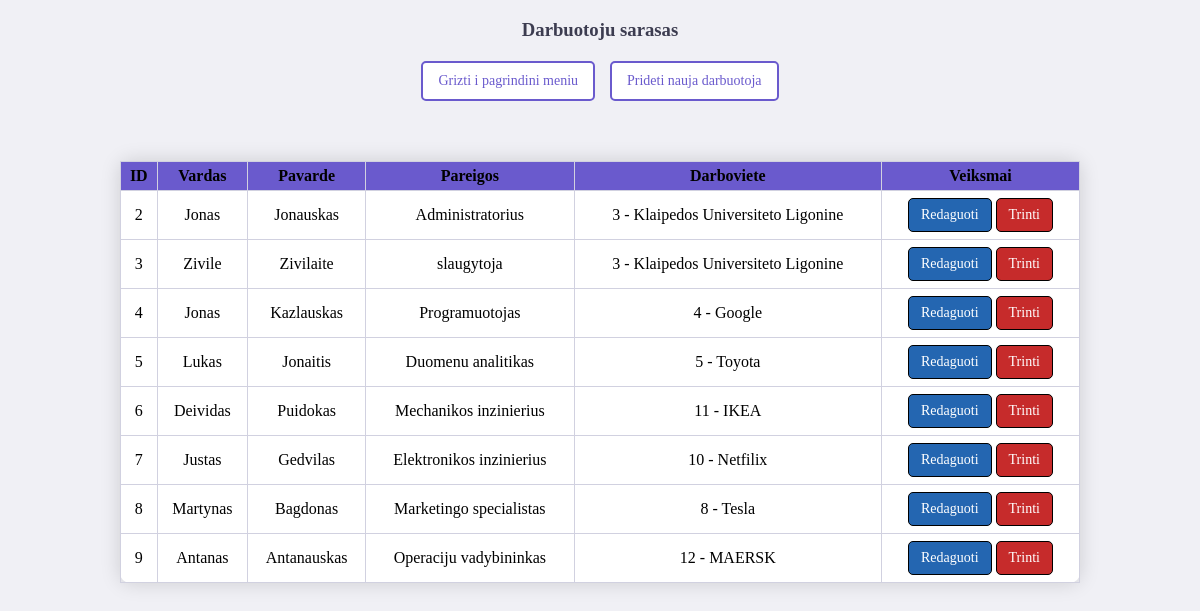
Page /darbuotojai on the earlier database version.
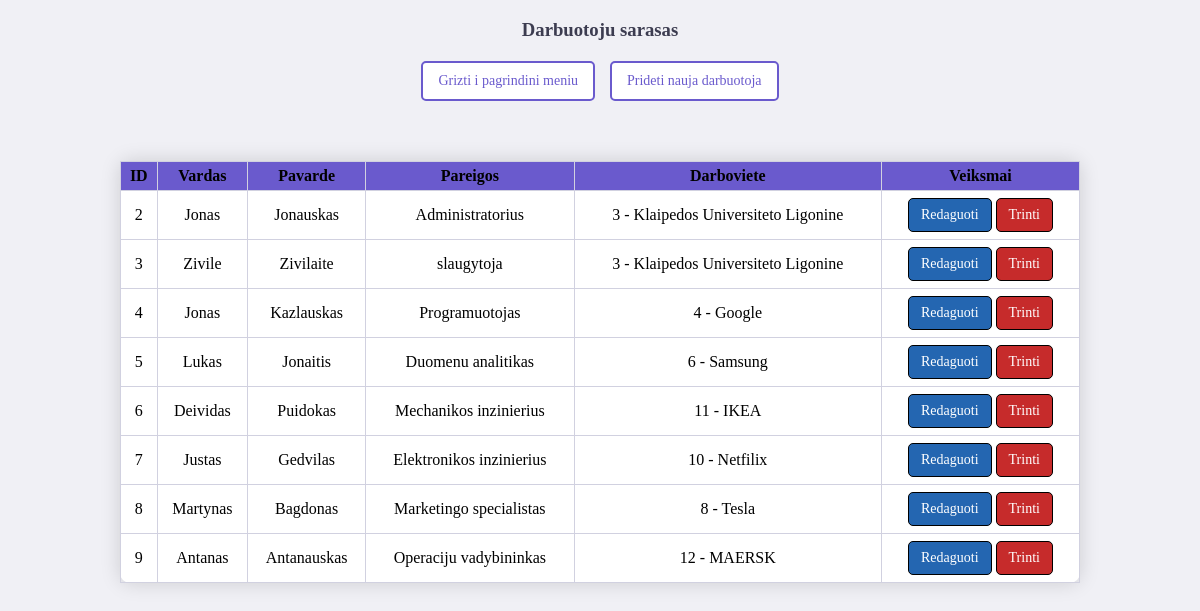
Same page on the later database version.
### app.py (models this page shows, shortened)
class Darbuotojas(db.Model):
    id = db.Column(db.Integer, primary_key=True)
    vardas = db.Column(db.String(50), nullable=False)
    pavarde = db.Column(db.String(50), nullable=False)
    pareigos = db.Column(db.String(50), nullable=False)
    darboviete_id = db.Column(db.Integer, db.ForeignKey('darboviete.id'), nullable=False)

class Darboviete(db.Model):
    id = db.Column(db.Integer, primary_key=True)
    pavadinimas = db.Column(db.String(50), nullable=False)
    miestas = db.Column(db.String(50), nullable=False)
    darbuotojai = db.relationship('Darbuotojas', backref='darboviete', lazy=True)

### app.py (the view)
@app.route('/darbuotojai', methods=['GET'])
def darbuotojai():
    darbuotojai = Darbuotojas.query.all()
    return render_template('darbuotojai.html', darbuotojai=darbuotojai)

### templates/darbuotojai.html (shortened to what this page needs)
<!DOCTYPE html>
<html lang="en">
<head>
    <link rel="stylesheet" href="/static/style.css">
</head>
<body>
<h3>Darbuotoju sarasas</h3>
<div class="buttonContainer">
    <a href="/" class="whiteButton">Grizti i pagrindini meniu</a>
    <a href="/prideti-darbuotoja" class="whiteButton">Prideti nauja darbuotoja</a>
</div>
<br>
<table>
    <thead>
    <tr>
        <th>ID</th>
        <th>Vardas</th>
        <th>Pavarde</th>
        <th>Pareigos</th>
        <th>Darboviete</th>
        <th>Veiksmai</th>
    </tr>
    </thead>
    <tbody>
    {% for darbuotojas in darbuotojai %}
    <tr>
        <td>{{darbuotojas.id}}</td>
        <td>{{darbuotojas.vardas}}</td>
        <td>{{darbuotojas.pavarde}}</td>
        <td>{{darbuotojas.pareigos}}</td>
        <td>{{darbuotojas.darboviete_id}} - {{darbuotojas.darboviete.pavadinimas}}</td>
        <td>
            <a href="{{ url_for('redaguoti_darbuotoja', id=darbuotojas.id) }}" class="buttonBlue" >Redaguoti</a>
            <a href="{{ url_for('trinti_darbuotoja', id=darbuotojas.id) }}" class="buttonRed">Trinti</a>
        </td>
    </tr>
    {% endfor %}
    </tbody>
</table>
</body>
</html>

Differences in the rows shown:
changed Darbuotojas "Lukas": darboviete_id "5" → "6"; darboviete.pavadinimas "Toyota" → "Samsung"
